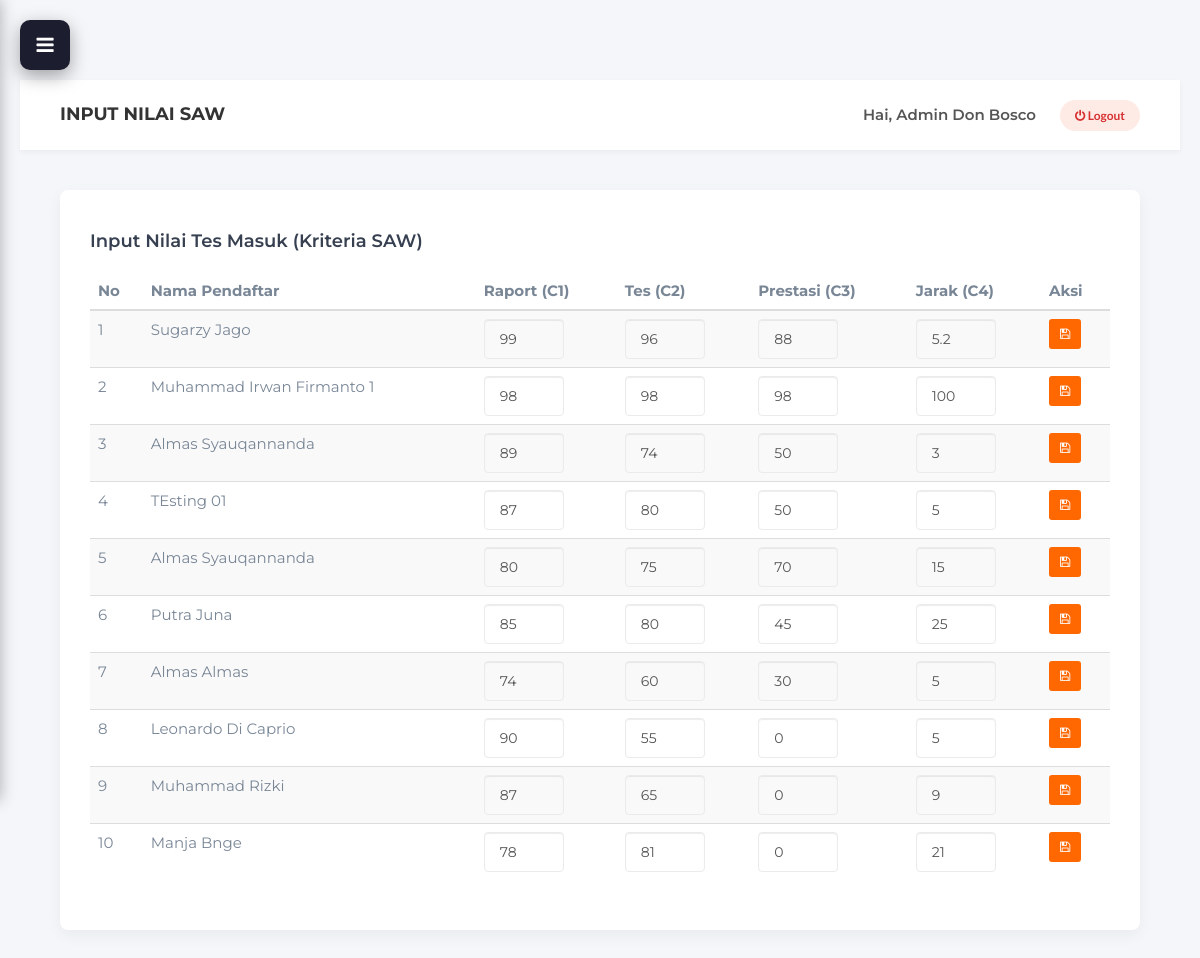
/admin/input_nilai.php (signed in), run on an earlier commit of the app's database.
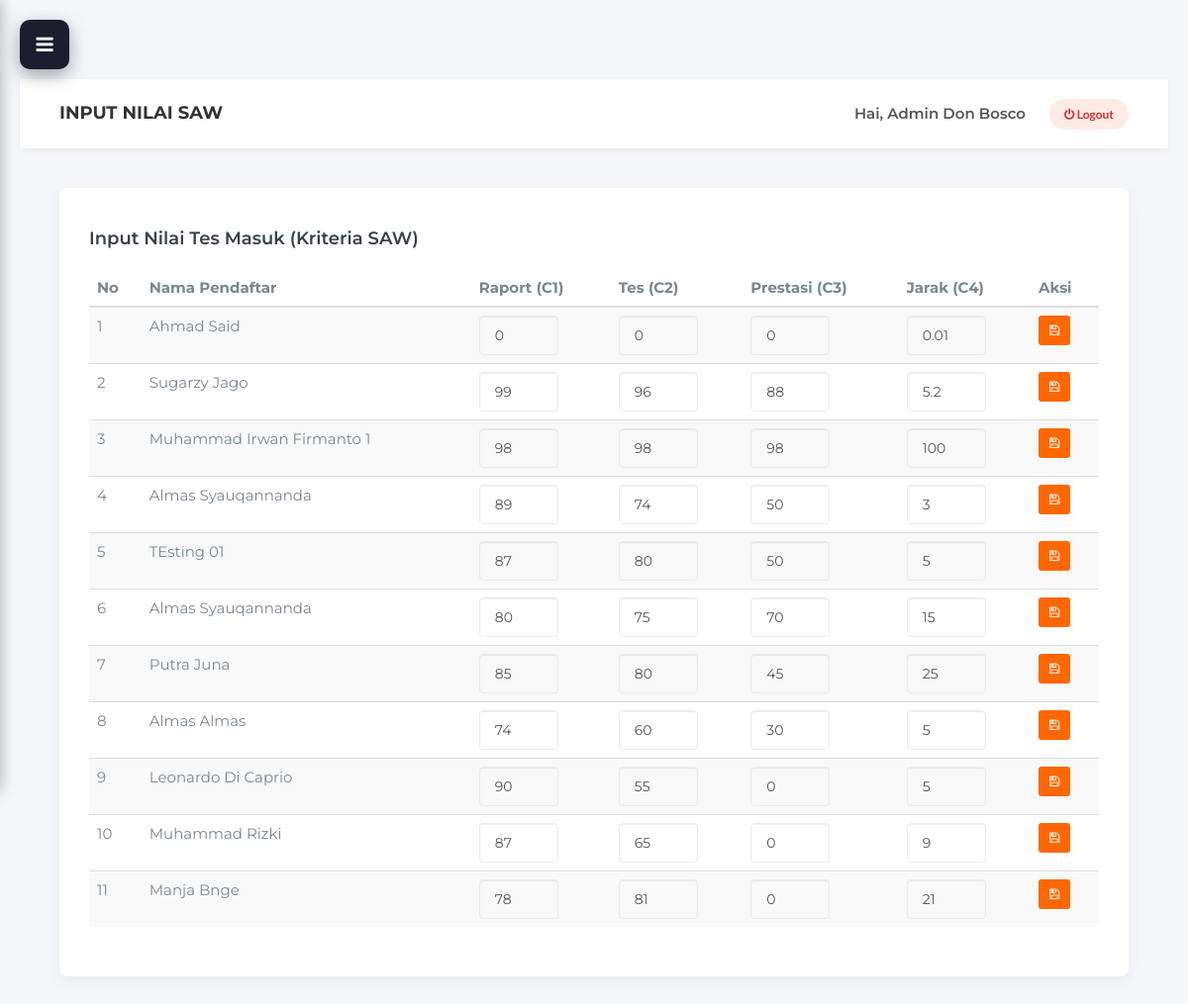
And on a later commit of the database.
### tables this page shows
CREATE TABLE `nilai_tesmasuk` (
  `id_nilai_tes` int NOT NULL AUTO_INCREMENT,
  `id_pendaftar` int NOT NULL,
  `nilai_raport` float DEFAULT '0',
  `nilai_tes` float DEFAULT '0',
  `nilai_prestasi` float DEFAULT '0',
  `jarak_rumah` float DEFAULT '0',
  `nilai_akhir_saw` float DEFAULT NULL,
  `peringkat` int DEFAULT NULL,
  `peringkat_jalur` int DEFAULT NULL,
  `created_at` timestamp NOT NULL DEFAULT CURRENT_TIMESTAMP,
  PRIMARY KEY (`id_nilai_tes`),
  KEY `fk_nilai_pendaftar` (`id_pendaftar`),
  CONSTRAINT `fk_nilai_pendaftar` FOREIGN KEY (`id_pendaftar`) REFERENCES `pendaftar_ppdb` (`id_pendaftar`) ON DELETE CASCADE ON UPDATE CASCADE
);

CREATE TABLE `pendaftar_ppdb` (
  `id_pendaftar` int NOT NULL AUTO_INCREMENT,
  `no_registrasi` varchar(20) DEFAULT NULL,
  `nisn` varchar(20) NOT NULL,
  `nama_lengkap` varchar(100) NOT NULL,
  `tempat_lahir` varchar(50) NOT NULL,
  `tanggal_lahir` date NOT NULL,
  `jenis_kelamin` enum('Laki-Laki','Perempuan') NOT NULL,
  `agama` varchar(20) NOT NULL,
  `alamat_lengkap` text NOT NULL,
  `no_hp_siswa` varchar(20) NOT NULL,
  `email_siswa` varchar(100) NOT NULL,
  `no_kk` varchar(20) NOT NULL,
  `nik` varchar(20) NOT NULL,
  `no_akte_lahir` varchar(50) NOT NULL,
  `npsn_smp` varchar(20) NOT NULL,
  `nama_sekolah_asal` varchar(100) NOT NULL,
  `provinsi_smp` varchar(50) NOT NULL,
  `kabupaten_smp` varchar(50) NOT NULL,
  `kecamatan_smp` varchar(50) NOT NULL,
  `foto_siswa` varchar(255) DEFAULT NULL,
  `tanggal_daftar` datetime DEFAULT CURRENT_TIMESTAMP,
  `status_seleksi` enum('Menunggu','Diterima','Ditolak','Cadangan') DEFAULT 'Menunggu',
  `status_daftar_ulang` enum('Belum Konfirmasi','Daftar Ulang','Mengundurkan Diri') NOT NULL DEFAULT 'Belum Konfirmasi',
  `tanggal_daftar_ulang` datetime DEFAULT NULL,
  `catatan_daftar_ulang` varchar(255) DEFAULT NULL,
  `status_email_notifikasi` enum('Belum Terkirim','Terkirim','Gagal') NOT NULL DEFAULT 'Belum Terkirim',
  `status_seleksi_saat_email` enum('Menunggu','Diterima','Ditolak','Cadangan') DEFAULT NULL,
  `email_terkirim_at` datetime DEFAULT NULL,
  `jalur_seleksi` enum('Prestasi','Zonasi','Afirmasi') NOT NULL DEFAULT 'Zonasi',
  `id_gelombang` int DEFAULT NULL,
  PRIMARY KEY (`id_pendaftar`),
  KEY `fk_pendaftar_gelombang` (`id_gelombang`),
  CONSTRAINT `fk_pendaftar_gelombang` FOREIGN KEY (`id_gelombang`) REFERENCES `gelombang_ppdb` (`id_gelombang`) ON DELETE SET NULL ON UPDATE CASCADE
);

### controllers/AdminInputNilaiController.php (called while the page is built, shortened)
<?php
require_once '../models/SawModel.php';
class AdminInputNilaiController {
    private $model;
    public function __construct() {
        $this->model = new SawModel();
    }
    public function index() {
        $data_pendaftar = $this->model->getPendaftarDanNilai();
        require_once '../views/admin/input_nilai.php';
    }
}
?>

### models/SawModel.php (called while the page is built, shortened)
<?php
require_once 'Database.php';
class SawModel extends Database {
    public function getPendaftarDanNilai() {
       $sql = "SELECT
            p.*,
            n.id_nilai_tes,
            n.nilai_raport,
            n.nilai_tes,
            n.nilai_prestasi,
            n.jarak_rumah,
            n.nilai_akhir_saw,
            n.peringkat,
            n.peringkat_jalur
        FROM pendaftar_ppdb p
        LEFT JOIN nilai_tesmasuk n
        ON p.id_pendaftar = n.id_pendaftar
        ORDER BY n.peringkat ASC";
        $result = $this->query($sql);
        $data = [];
        if ($result && mysqli_num_rows($result) > 0) {
            while ($row = mysqli_fetch_assoc($result)) {
                $data[] = $row;
            }
        }
        return $data;
    }
}
?>

### models/Database.php (called while the page is built, shortened)
<?php
require_once __DIR__ . '/../Koneksi Database/koneksi.php';
class Database {
    protected $koneksi;
    public function __construct() {
        global $koneksi;
        $this->koneksi = $koneksi;
    }
    public function query($sql) {
        return mysqli_query($this->koneksi, $sql);
    }
}
?>

### views/admin/input_nilai.php (the view, shortened to what this page needs)
<div class="card-box">
    <h4 style="margin-bottom: 20px;">Input Nilai Tes Masuk (Kriteria SAW)</h4>
    <div class="table-responsive">
        <table class="table table-hover table-striped">
            <thead>
                <tr>
                    <th>No</th>
                    <th>Nama Pendaftar</th>
                    <th>Raport (C1)</th>
                    <th>Tes (C2)</th>
                    <th>Prestasi (C3)</th>
                    <th>Jarak (C4)</th>
                    <th>Aksi</th>
                </tr>
            </thead>
            <tbody>
                <?php $no=1; foreach ($data_pendaftar as $p): ?>
                <form action="input_nilai.php?aksi=simpan" method="POST">
                    <tr>
                        <td><?= $no++; ?></td>
                        <td><?= htmlspecialchars($p['nama_lengkap']); ?></td>
                        <td>
                            <input type="number" name="nilai_raport" value="<?= $p['nilai_raport'] ?? 0; ?>" class="form-control" style="width: 80px;" required>
                        </td>
                        <td><input type="number" name="nilai_tes" value="<?= $p['nilai_tes'] ?? 0; ?>" class="form-control" style="width: 80px;" required></td>
                        <td><input type="number" name="nilai_prestasi" value="<?= $p['nilai_prestasi'] ?? 0; ?>" class="form-control" style="width: 80px;" required></td>
                        <td><input type="number" name="jarak_rumah" value="<?= $p['jarak_rumah'] ?? SawModel::MIN_JARAK_KM; ?>" class="form-control" style="width: 80px;" step="0.01" min="<?= SawModel::MIN_JARAK_KM; ?>" title="Minimal <?= SawModel::MIN_JARAK_KM; ?> km (10 meter)" required></td>
                        <td>
                            <button type="submit" name="simpan_nilai" class="btn btn-sm btn-orange"><i class="fa fa-save"></i></button>
                        </td>
                    </tr>
                </form>
                <?php endforeach; ?>
            </tbody>
        </table>
    </div>
</div>

What changed in the data, as far as the page shows it:
added pendaftar_ppdb: nama_lengkap "Ahmad Said", nilai_raport "0", nilai_tes "0", nilai_prestasi "0", jarak_rumah "0.01"
